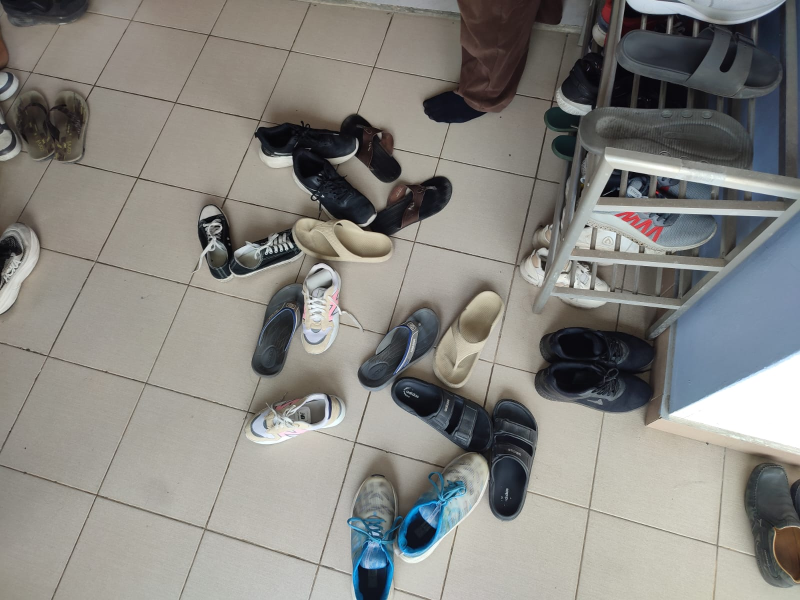
#> input picture Foto citra/24-068 Berantakan 1.jpeg, 1600 x 1200 px (shown at 1/2 size); its folder holds only this picture in this run
$ python -i ekstraksi_14_fitur.py   (imports and definitions only)
#> lines starting #> are read from the running program, lines starting #| are printed output that depends on the picture
"""
================================================================================
MODUL EKSTRAKSI 14 FITUR CITRA DIGITAL (WARNA RGB & TEKSTUR GLCM HARALICK)
Praktikum Pengolahan Sinyal Digital (PSD) - Teknik Informatika UTM
Penulis: Muhammad Zaidan Nabil Rafi (NIM: 240411100068)
================================================================================

Spesifikasi 14 Fitur Citra:
1. Domain Warna (9 Fitur):
   - Kanal Merah (Red)   : mean_r, std_r, skew_r
   - Kanal Hijau (Green) : mean_g, std_g, skew_g
   - Kanal Biru (Blue)   : mean_b, std_b, skew_b
2. Domain Tekstur Spasial GLCM Grayscale 8-bit (5 Fitur Haralick):
   - glcm_energy      : Ukuran keseragaman tekstur (Angular Second Moment)
   - glcm_entropy     : Ukuran keacakan / kompleksitas informasi spasial
   - glcm_contrast    : Variasi intensitas lokal antar pasangan piksel
   - glcm_correlation : Ketergantungan linier nilai keabuan antar piksel
   - glcm_homogeneity : Tingkat kemiripan intensitas lokal (Inverse Difference Moment)
================================================================================
"""

import os
import cv2
import numpy as np
import pandas as pd
from scipy import stats

def hitung_glcm_5_fitur(gray_img, n_levels=64, distance=1):
    """
    Menghitung 5 Fitur Tekstur Haralick dari Gray-Level Co-occurrence Matrix (GLCM).

    Parameter:
    - gray_img : numpy 2D array (citra derajat keabuan uint8)
    - n_levels : jumlah level kuantisasi derajat keabuan (default: 64 tingkat)
    - distance : jarak spasial antar pasangan piksel (default: 1 piksel)

    Output:
    - dictionary berisi 5 nilai fitur GLCM (rata-rata dari 4 arah sudut: 0°, 45°, 90°, 135°)
    """
    # 1. Kuantisasi citra ke n_levels untuk efisiensi dan kestabilan statistik
    scaled = (gray_img.astype(np.float32) / 256.0 * n_levels).astype(np.uint32)
    scaled = np.clip(scaled, 0, n_levels - 1)
    H, W = scaled.shape

    # 2. Empat arah orientasi spasial (dx, dy)
    #    (0, 1) = 0 derajat (horizontal)
    #    (-1, 1) = 45 derajat (diagonal kanan)
    #    (-1, 0) = 90 derajat (vertikal)
    #    (-1, -1) = 135 derajat (diagonal kiri)
    directions = [(0, 1), (-1, 1), (-1, 0), (-1, -1)]
    d = distance

    all_contrasts, all_homogeneities = [], []
    all_energies, all_correlations, all_entropies = [], [], []

    for dy, dx in directions:
        y1_s = max(0, -dy * d); y1_e = min(H, H - dy * d)
        x1_s = max(0, -dx * d); x1_e = min(W, W - dx * d)
        y2_s = max(0, dy * d);  y2_e = min(H, H + dy * d)
        x2_s = max(0, dx * d);  x2_e = min(W, W + dx * d)

        p1 = scaled[y1_s:y1_e, x1_s:x1_e].ravel()
        p2 = scaled[y2_s:y2_e, x2_s:x2_e].ravel()

        # Hitung matriks kemunculan bersama (co-occurrence)
        mat, _, _ = np.histogram2d(p1, p2, bins=n_levels, range=[[0, n_levels], [0, n_levels]])
        mat = mat + mat.T  # Matriks simetris
        tot = mat.sum()
        p = mat / tot if tot > 0 else mat  # Normalisasi menjadi nilai probabilitas P(i,j)

        # Koordinat matriks
        i_idx, j_idx = np.indices((n_levels, n_levels))
        diff = np.abs(i_idx - j_idx)
        diff_sq = diff ** 2

        # Rumus Matematis Haralick:
        # A. Kontras: sum((i - j)^2 * P(i, j))
        contrast = np.sum(diff_sq * p)

        # B. Homogenitas: sum(P(i, j) / (1 + |i - j|))
        homogeneity = np.sum(p / (1.0 + diff))

        # C. Energi: sum(P(i, j)^2)
        energy = np.sum(p ** 2)

        # D. Entropi: -sum(P(i, j) * log2(P(i, j)))
        nonzero_p = p[p > 0]
        entropy = -np.sum(nonzero_p * np.log2(nonzero_p)) if len(nonzero_p) > 0 else 0.0

        # E. Korelasi: sum((i - mu_i)*(j - mu_j)*P(i, j)) / (std_i * std_j)
        mu_i = np.sum(i_idx * p)
        mu_j = np.sum(j_idx * p)
        var_i = np.sum(((i_idx - mu_i) ** 2) * p)
        var_j = np.sum(((j_idx - mu_j) ** 2) * p)
        std_ij = np.sqrt(var_i * var_j)
        corr = np.sum((i_idx - mu_i) * (j_idx - mu_j) * p) / std_ij if std_ij > 1e-9 else 1.0

        all_contrasts.append(contrast)
        all_homogeneities.append(homogeneity)
        all_energies.append(energy)
        all_correlations.append(corr)
        all_entropies.append(entropy)

    return {
        'glcm_energy': float(np.mean(all_energies)),
        'glcm_entropy': float(np.mean(all_entropies)),
        'glcm_contrast': float(np.mean(all_contrasts)),
        'glcm_correlation': float(np.mean(all_correlations)),
        'glcm_homogeneity': float(np.mean(all_homogeneities))
    }

def hitung_9_momen_warna(img_rgb):
    """
    Menghitung 9 Momen Warna RGB: Mean, Standar Deviasi, dan Skewness tiap kanal.

    Formula Statistik per Kanal c in [R, G, B]:
    - Mean     : mu_c = (1/N) * sum(x_i)
    - Std Dev  : sigma_c = sqrt((1/N) * sum((x_i - mu_c)^2))
    - Skewness : skew_c = (1/N) * sum(((x_i - mu_c) / sigma_c)^3)
    """
    feats = {}
    channels = ['r', 'g', 'b']
    for idx, c in enumerate(channels):
        channel_data = img_rgb[:, :, idx].astype(np.float64)
        feats[f'mean_{c}'] = float(np.mean(channel_data))
        feats[f'std_{c}']  = float(np.std(channel_data))
        feats[f'skew_{c}'] = float(stats.skew(channel_data.ravel()))
    return feats

def ekstraksi_14_fitur(citra_input):
    """
    Fungsi Pipeline Lengkap Ekstraksi 14 Fitur Citra:
    Input  : Path file citra (string) ATAU numpy array citra (BGR uint8)
    Output : Dictionary berisi 14 fitur (9 Momen Warna + 5 GLCM Tekstur)
    """
#> called with citra_input = 'Foto citra/24-068 Berantakan 1.jpeg'
    # 1. Pengecekan input (apakah string path atau array numpy)
    if isinstance(citra_input, str):
        if not os.path.exists(citra_input):
            raise FileNotFoundError(f"File citra tidak ditemukan: {citra_input}")
        img_bgr = cv2.imread(citra_input)
#> img_bgr is the input picture: shape (1200, 1600, 3); mean B, G, R 128.9, 133.5, 134.9
        if img_bgr is None:
            raise ValueError(f"Gagal membaca format citra dari: {citra_input}")
    else:
        img_bgr = citra_input

    # 2. Preprocessing: Standarisasi resolusi spasial ke 512x512
    img_std = cv2.resize(img_bgr, (512, 512), interpolation=cv2.INTER_AREA)
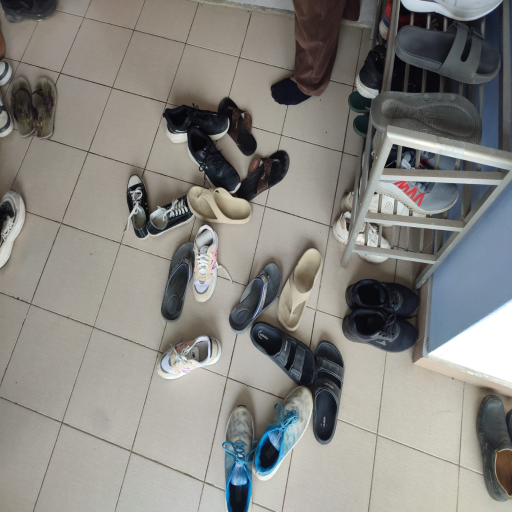
#> img_std: shape (512, 512, 3); mean B, G, R 128.9, 133.5, 134.9

    # 3. Preprocessing: Konversi warna dari BGR ke RGB murni
    img_rgb = cv2.cvtColor(img_std, cv2.COLOR_BGR2RGB)

    # 4. Preprocessing: Konversi RGB ke Grayscale 8-bit (ITU-R BT.601)
    #    Formula: Y = 0.299*R + 0.587*G + 0.114*B
    gray = cv2.cvtColor(img_std, cv2.COLOR_BGR2GRAY)
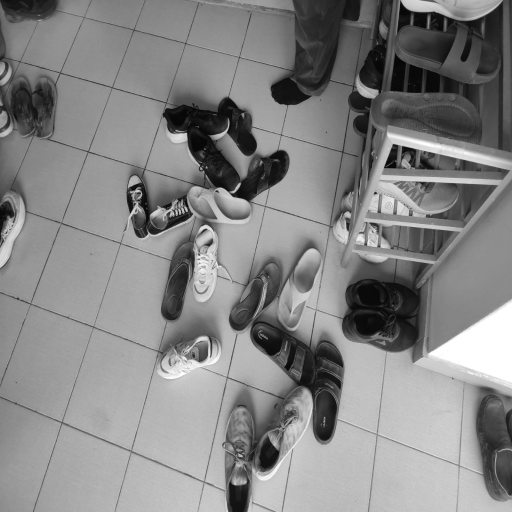
#> gray: shape (512, 512); min 6, max 255, mean 133.4

    # 5. Ekstraksi 9 Momen Warna RGB
    warna_feats = hitung_9_momen_warna(img_rgb)
#> the loop in hitung_9_momen_warna, `for idx, c in enumerate(channels):` made 3 passes
#> pass 3, in hitung_9_momen_warna, `channel_data = img_rgb[:, :, idx].astype(np.float64)`:
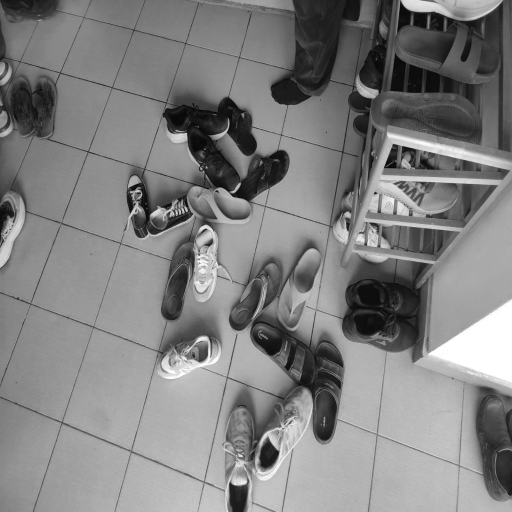
#> channel_data: shape (512, 512) float64; min 6, max 255, mean 128.9
#> after the loop in hitung_9_momen_warna, `for idx, c in enumerate(channels):`: feats = 9 items
#> warna_feats = 9 items

    # 6. Ekstraksi 5 Fitur Tekstur GLCM Haralick
    glcm_feats = hitung_glcm_5_fitur(gray, n_levels=64, distance=1)
#> the loop in hitung_glcm_5_fitur, `for dy, dx in directions:` made 4 passes
#> (tot, contrast, homogeneity, energy, entropy, mu_i, mu_j, corr) on passes 1 to 4: (523264, 9.99, 0.696, 0.0098, 8.04, 32.97, 32.97, 0.973), (522242, 15.95, 0.649, 0.00816, 8.35, 32.96, 32.96, 0.956), (523264, 9.28, 0.706, 0.00968, 7.96, 32.96, 32.96, 0.975), (522242, 16.07, 0.65, 0.00835, 8.35, 32.96, 32.96, 0.956)
#> pass 1, in hitung_glcm_5_fitur, `mat, _, _ = np.histogram2d(p1, p2, bins=n_levels, range=[[0, n_levels]..`:
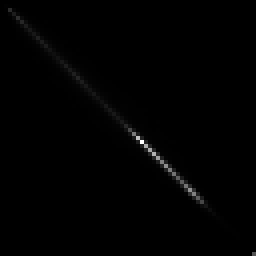
#> mat: shape (64, 64) float64 (shown 4 times larger); min 0, max 9682, mean 63.9; drawn with min black and max white
#> after the loop in hitung_glcm_5_fitur, `for dy, dx in directions:`: all_contrasts = [9.99, 15.95, 9.28, 16.07]; all_correlations = [0.973, 0.956, 0.975, 0.956]; all_energies = [0.0098, 0.00816, 0.00968, 0.00835]; all_entropies = [8.04, 8.35, 7.96, 8.35]; all_homogeneities = [0.696, 0.649, 0.706, 0.65]
#> glcm_feats = {'glcm_energy': 0.009, 'glcm_entropy': 8.17, 'glcm_contrast': 12.82, 'glcm_correlation': 0.965, 'glcm_homogeneity': 0.675}

    # 7. Penggabungan seluruh 14 fitur
    fitur_lengkap = {
        # Warna RGB (9 Fitur)
        'mean_r': warna_feats['mean_r'],
        'std_r': warna_feats['std_r'],
        'skew_r': warna_feats['skew_r'],
        'mean_g': warna_feats['mean_g'],
        'std_g': warna_feats['std_g'],
        'skew_g': warna_feats['skew_g'],
        'mean_b': warna_feats['mean_b'],
        'std_b': warna_feats['std_b'],
        'skew_b': warna_feats['skew_b'],
        # Tekstur GLCM (5 Fitur)
        'glcm_energy': glcm_feats['glcm_energy'],
        'glcm_entropy': glcm_feats['glcm_entropy'],
        'glcm_contrast': glcm_feats['glcm_contrast'],
        'glcm_correlation': glcm_feats['glcm_correlation'],
        'glcm_homogeneity': glcm_feats['glcm_homogeneity']
    }

    return fitur_lengkap

# [50 lines left out: function ekstrak_folder_ke_csv, not called in this run]

# [4 lines not run here, left out]

>>> result = ekstraksi_14_fitur('Foto citra/24-068 Berantakan 1.jpeg')
#> result = 14 items

$ run again, on Foto citra/24-068 Berantakan 2.jpeg
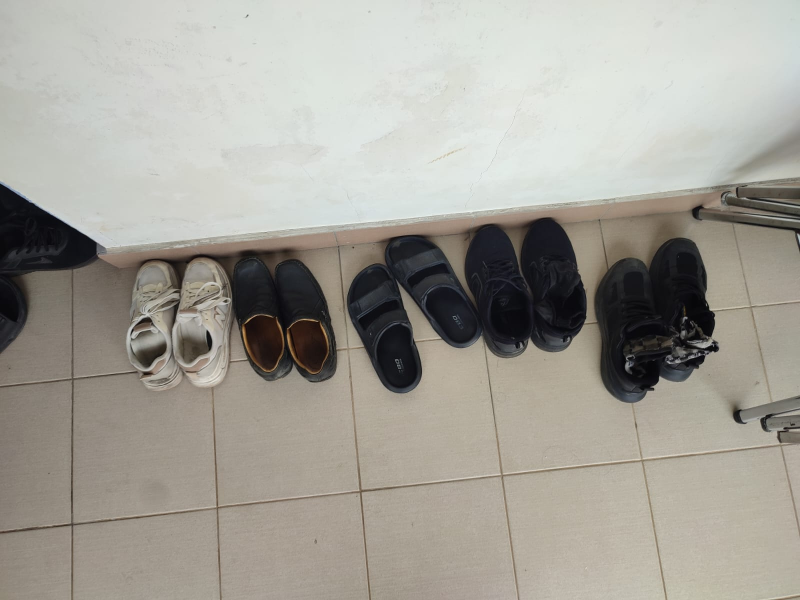
#> input picture Foto citra/24-068 Berantakan 2.jpeg, 1600 x 1200 px (shown at 1/2 size)
#> in ekstraksi_14_fitur, img_bgr is the input picture: shape (1200, 1600, 3); mean B, G, R 152, 160.2, 163
#> after the loop in hitung_9_momen_warna, `for idx, c in enumerate(channels):`: feats = 9 items
#> in hitung_glcm_5_fitur, `scaled = (gray_img.astype(np.float32) / 256.0 * n_levels).astype(np.ui..`:
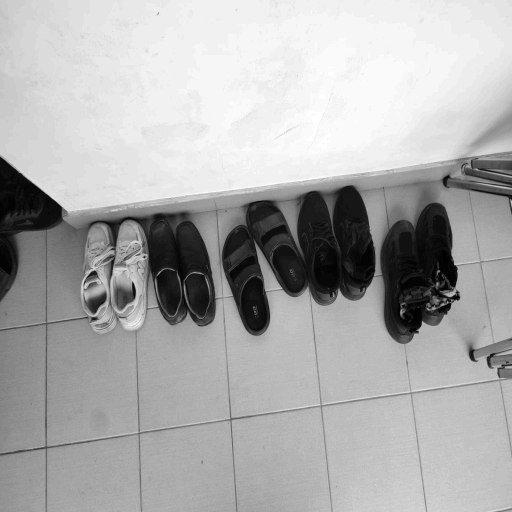
#> scaled: shape (512, 512) uint32; min 1, max 58, mean 39.6; drawn with min black and max white
#> the loop in hitung_glcm_5_fitur, `for dy, dx in directions:` made 4 passes
#> (tot, contrast, homogeneity, energy, entropy, mu_i, mu_j, var_i) on passes 1 to 4: (523264, 4.23, 0.804, 0.0191, 6.93, 39.66, 39.66, 220.9), (522242, 7.2, 0.758, 0.0167, 7.24, 39.65, 39.65, 221.1), (523264, 3.88, 0.795, 0.0182, 6.98, 39.64, 39.64, 221.1), (522242, 6.88, 0.747, 0.0161, 7.3, 39.65, 39.65, 221.1)
#> pass 1, in hitung_glcm_5_fitur, `mat, _, _ = np.histogram2d(p1, p2, bins=n_levels, range=[[0, n_levels]..`:
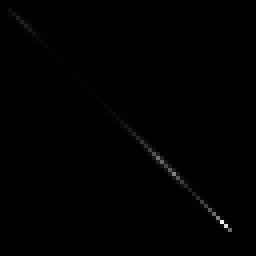
#> mat: shape (64, 64) float64 (shown 4 times larger); min 0, max 17421, mean 63.9; drawn with min black and max white
#> after the loop in hitung_glcm_5_fitur, `for dy, dx in directions:`: all_contrasts = [4.23, 7.2, 3.88, 6.88]; all_correlations = [0.99, 0.984, 0.991, 0.984]; all_energies = [0.0191, 0.0167, 0.0182, 0.0161]; all_entropies = [6.93, 7.24, 6.98, 7.3]; all_homogeneities = [0.804, 0.758, 0.795, 0.747]
#> glcm_feats = {'glcm_energy': 0.0175, 'glcm_entropy': 7.12, 'glcm_contrast': 5.55, 'glcm_correlation': 0.987, 'glcm_homogeneity': 0.776}
#> result = 14 items

$ run again, on Foto citra/24-068 Berantakan 3.jpeg
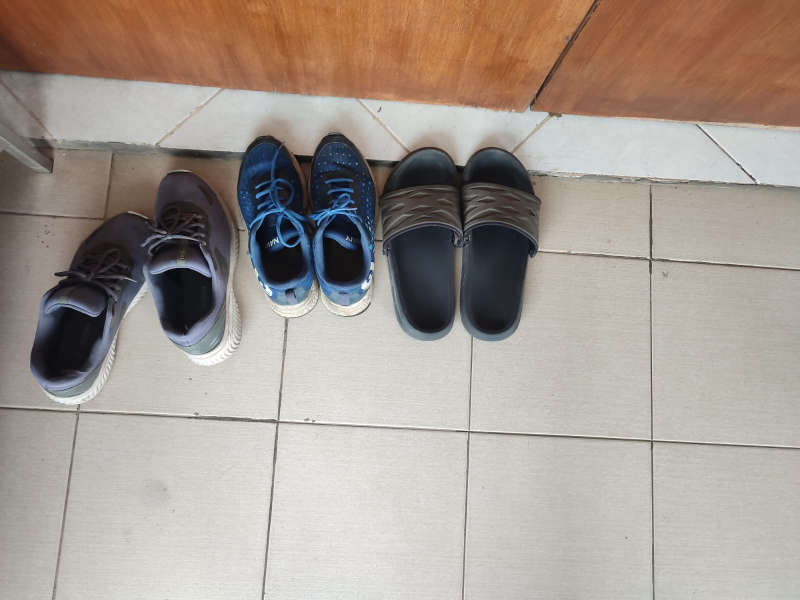
#> input picture Foto citra/24-068 Berantakan 3.jpeg, 1600 x 1200 px (shown at 1/2 size)
#> in ekstraksi_14_fitur, img_bgr is the input picture: shape (1200, 1600, 3); mean B, G, R 145.4, 154, 165
#> the loop in hitung_9_momen_warna, `for idx, c in enumerate(channels):` made 3 passes
#> pass 3, in hitung_9_momen_warna, `channel_data = img_rgb[:, :, idx].astype(np.float64)`:
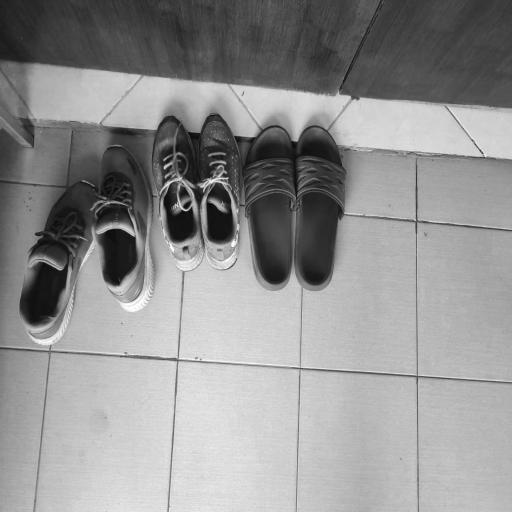
#> channel_data: shape (512, 512) float64; min 9, max 255, mean 145.4
#> after the loop in hitung_9_momen_warna, `for idx, c in enumerate(channels):`: feats = 9 items
#> the loop in hitung_glcm_5_fitur, `for dy, dx in directions:` made 4 passes
#> (tot, contrast, homogeneity, energy, entropy, mu_i, mu_j, var_i) on passes 1 to 4: (523264, 5.82, 0.724, 0.0119, 7.55, 38.72, 38.72, 207), (522242, 10.45, 0.653, 0.00881, 7.98, 38.71, 38.71, 207.1), (523264, 5.98, 0.704, 0.0101, 7.65, 38.7, 38.7, 206.9), (522242, 10.2, 0.649, 0.00867, 8, 38.71, 38.71, 207.1)
#> pass 1, in hitung_glcm_5_fitur, `mat, _, _ = np.histogram2d(p1, p2, bins=n_levels, range=[[0, n_levels]..`:
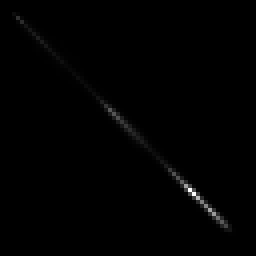
#> mat: shape (64, 64) float64 (shown 4 times larger); min 0, max 10849, mean 63.9; drawn with min black and max white
#> after the loop in hitung_glcm_5_fitur, `for dy, dx in directions:`: all_contrasts = [5.82, 10.45, 5.98, 10.2]; all_correlations = [0.986, 0.975, 0.986, 0.975]; all_energies = [0.0119, 0.00881, 0.0101, 0.00867]; all_entropies = [7.55, 7.98, 7.65, 8]; all_homogeneities = [0.724, 0.653, 0.704, 0.649]
#> glcm_feats = {'glcm_energy': 0.00988, 'glcm_entropy': 7.79, 'glcm_contrast': 8.11, 'glcm_correlation': 0.98, 'glcm_homogeneity': 0.683}
#> result = 14 items

$ run again, on Foto citra/24-068 Rapi 1.jpeg
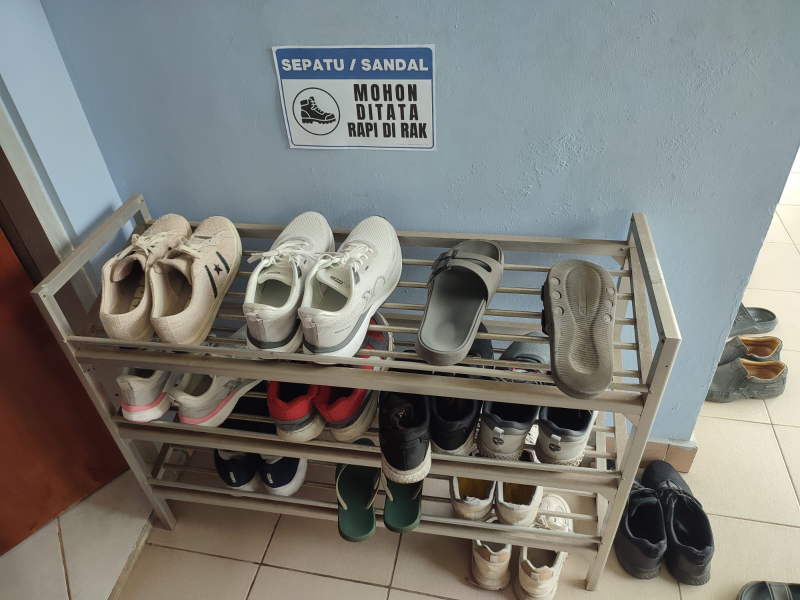
#> input picture Foto citra/24-068 Rapi 1.jpeg, 1600 x 1200 px (shown at 1/2 size)
#> in ekstraksi_14_fitur, img_bgr is the input picture: shape (1200, 1600, 3); mean B, G, R 120.7, 125.3, 124.5
#> in ekstraksi_14_fitur, `gray = cv2.cvtColor(img_std, cv2.COLOR_BGR2GRAY)`:
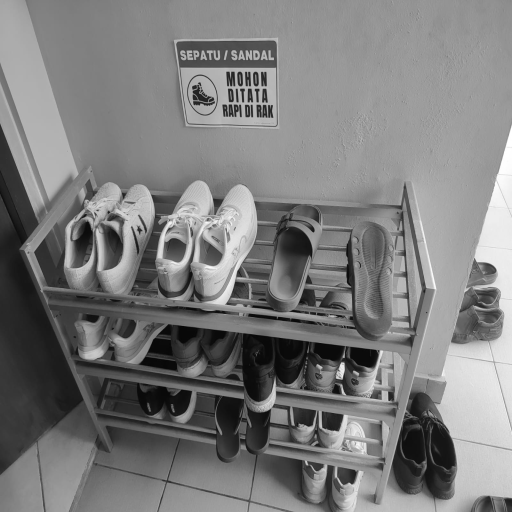
#> gray: shape (512, 512); min 6, max 255, mean 124.5
#> after the loop in hitung_9_momen_warna, `for idx, c in enumerate(channels):`: feats = 9 items
#> the loop in hitung_glcm_5_fitur, `for dy, dx in directions:` made 4 passes
#> (tot, contrast, homogeneity, energy, entropy, mu_i, mu_j, var_i) on passes 1 to 4: (523264, 12.54, 0.703, 0.0107, 8.02, 30.75, 30.75, 168.2), (522242, 20.42, 0.648, 0.00938, 8.42, 30.74, 30.74, 168.4), (523264, 9.86, 0.72, 0.0121, 7.92, 30.75, 30.75, 168.9), (522242, 18.78, 0.656, 0.00953, 8.37, 30.74, 30.74, 168.4)
#> pass 1, in hitung_glcm_5_fitur, `mat, _, _ = np.histogram2d(p1, p2, bins=n_levels, range=[[0, n_levels]..`:
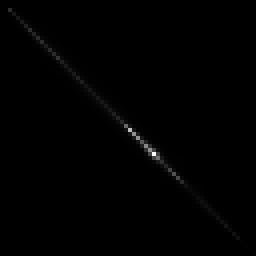
#> mat: shape (64, 64) float64 (shown 4 times larger); min 0, max 12394, mean 63.9; drawn with min black and max white
#> after the loop in hitung_glcm_5_fitur, `for dy, dx in directions:`: all_contrasts = [12.54, 20.42, 9.86, 18.78]; all_correlations = [0.963, 0.939, 0.971, 0.944]; all_energies = [0.0107, 0.00938, 0.0121, 0.00953]; all_entropies = [8.02, 8.42, 7.92, 8.37]; all_homogeneities = [0.703, 0.648, 0.72, 0.656]
#> glcm_feats = {'glcm_energy': 0.0104, 'glcm_entropy': 8.18, 'glcm_contrast': 15.4, 'glcm_correlation': 0.954, 'glcm_homogeneity': 0.682}
#> result = 14 items
